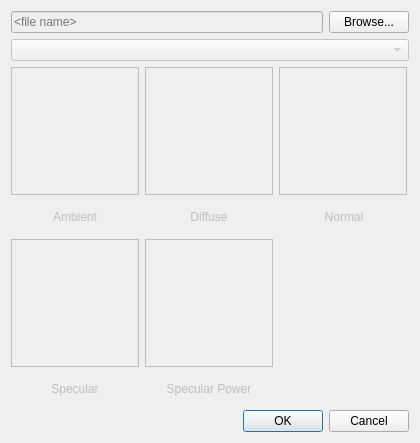
<?xml version="1.0" encoding="UTF-8"?>
<ui version="4.0">
 <class>ImportPhongModelsDialog</class>
 <widget class="QDialog" name="ImportPhongModelsDialog">
  <property name="geometry">
   <rect>
    <x>0</x>
    <y>0</y>
    <width>420</width>
    <height>443</height>
   </rect>
  </property>
  <property name="windowTitle">
   <string>Import Phong Models</string>
  </property>
  <layout class="QGridLayout" name="gridLayout">
   <item row="2" column="2" colspan="2">
    <layout class="QVBoxLayout" name="verticalLayout_5">
     <item>
      <widget class="QLabel" name="labelNormal">
       <property name="enabled">
        <bool>false</bool>
       </property>
       <property name="minimumSize">
        <size>
         <width>128</width>
         <height>128</height>
        </size>
       </property>
       <property name="maximumSize">
        <size>
         <width>128</width>
         <height>128</height>
        </size>
       </property>
       <property name="frameShape">
        <enum>QFrame::Box</enum>
       </property>
       <property name="text">
        <string/>
       </property>
      </widget>
     </item>
     <item>
      <widget class="QLabel" name="labelNormalText">
       <property name="enabled">
        <bool>false</bool>
       </property>
       <property name="text">
        <string>Normal</string>
       </property>
       <property name="alignment">
        <set>Qt::AlignCenter</set>
       </property>
      </widget>
     </item>
    </layout>
   </item>
   <item row="2" column="0">
    <layout class="QVBoxLayout" name="verticalLayout_2">
     <item>
      <widget class="QLabel" name="labelAmbient">
       <property name="enabled">
        <bool>false</bool>
       </property>
       <property name="minimumSize">
        <size>
         <width>128</width>
         <height>128</height>
        </size>
       </property>
       <property name="maximumSize">
        <size>
         <width>128</width>
         <height>128</height>
        </size>
       </property>
       <property name="frameShape">
        <enum>QFrame::Box</enum>
       </property>
       <property name="text">
        <string/>
       </property>
      </widget>
     </item>
     <item>
      <widget class="QLabel" name="labelAmbientText">
       <property name="enabled">
        <bool>false</bool>
       </property>
       <property name="text">
        <string>Ambient</string>
       </property>
       <property name="alignment">
        <set>Qt::AlignCenter</set>
       </property>
      </widget>
     </item>
    </layout>
   </item>
   <item row="3" column="1">
    <layout class="QVBoxLayout" name="verticalLayout_4">
     <item>
      <widget class="QLabel" name="labelSpecularPower">
       <property name="enabled">
        <bool>false</bool>
       </property>
       <property name="minimumSize">
        <size>
         <width>128</width>
         <height>128</height>
        </size>
       </property>
       <property name="maximumSize">
        <size>
         <width>128</width>
         <height>128</height>
        </size>
       </property>
       <property name="frameShape">
        <enum>QFrame::Box</enum>
       </property>
       <property name="text">
        <string/>
       </property>
      </widget>
     </item>
     <item>
      <widget class="QLabel" name="labelSpecularPowerText">
       <property name="enabled">
        <bool>false</bool>
       </property>
       <property name="text">
        <string>Specular Power</string>
       </property>
       <property name="alignment">
        <set>Qt::AlignCenter</set>
       </property>
      </widget>
     </item>
    </layout>
   </item>
   <item row="1" column="0" colspan="4">
    <widget class="QComboBox" name="comboBoxModels">
     <property name="enabled">
      <bool>false</bool>
     </property>
    </widget>
   </item>
   <item row="0" column="0" colspan="3">
    <widget class="QLineEdit" name="lineEditName">
     <property name="enabled">
      <bool>false</bool>
     </property>
     <property name="readOnly">
      <bool>true</bool>
     </property>
     <property name="placeholderText">
      <string>&lt;file name&gt;</string>
     </property>
    </widget>
   </item>
   <item row="4" column="0" colspan="4">
    <widget class="QDialogButtonBox" name="buttonBox">
     <property name="standardButtons">
      <set>QDialogButtonBox::Cancel|QDialogButtonBox::Ok</set>
     </property>
    </widget>
   </item>
   <item row="3" column="0">
    <layout class="QVBoxLayout" name="verticalLayout_3">
     <item>
      <widget class="QLabel" name="labelSpecular">
       <property name="enabled">
        <bool>false</bool>
       </property>
       <property name="minimumSize">
        <size>
         <width>128</width>
         <height>128</height>
        </size>
       </property>
       <property name="maximumSize">
        <size>
         <width>128</width>
         <height>128</height>
        </size>
       </property>
       <property name="frameShape">
        <enum>QFrame::Box</enum>
       </property>
       <property name="text">
        <string/>
       </property>
      </widget>
     </item>
     <item>
      <widget class="QLabel" name="labelSpecularText">
       <property name="enabled">
        <bool>false</bool>
       </property>
       <property name="text">
        <string>Specular</string>
       </property>
       <property name="alignment">
        <set>Qt::AlignCenter</set>
       </property>
      </widget>
     </item>
    </layout>
   </item>
   <item row="0" column="3">
    <widget class="QPushButton" name="pushButtonBrowse">
     <property name="text">
      <string>Browse...</string>
     </property>
    </widget>
   </item>
   <item row="2" column="1">
    <layout class="QVBoxLayout" name="verticalLayout">
     <item>
      <widget class="QLabel" name="labelDiffuse">
       <property name="enabled">
        <bool>false</bool>
       </property>
       <property name="minimumSize">
        <size>
         <width>128</width>
         <height>128</height>
        </size>
       </property>
       <property name="maximumSize">
        <size>
         <width>128</width>
         <height>128</height>
        </size>
       </property>
       <property name="frameShape">
        <enum>QFrame::Box</enum>
       </property>
       <property name="text">
        <string/>
       </property>
      </widget>
     </item>
     <item>
      <widget class="QLabel" name="labelDiffuseText">
       <property name="enabled">
        <bool>false</bool>
       </property>
       <property name="text">
        <string>Diffuse</string>
       </property>
       <property name="alignment">
        <set>Qt::AlignCenter</set>
       </property>
      </widget>
     </item>
    </layout>
   </item>
  </layout>
 </widget>
 <resources/>
 <connections/>
</ui>
